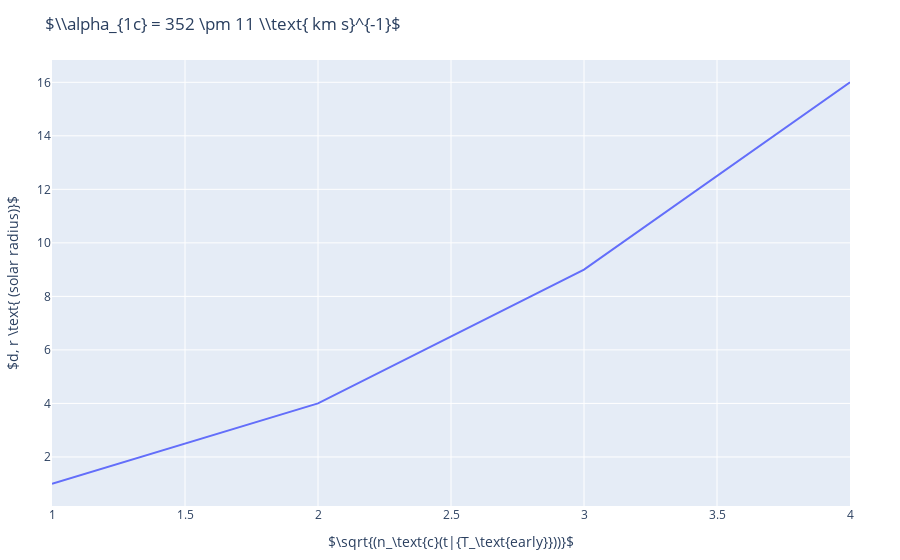

The notebook cell this image was saved under:
### Code cell
trace1 = scatter(
    x=[1, 2, 3, 4],
    y=[1, 4, 9, 16],
    mode="lines",
)

plot(trace1, Layout(
    xaxis_title=L"$\sqrt{(n_\text{c}(t|{T_\text{early}}))}$",
    yaxis_title=L"$d, r \text{ (solar radius)}$",
    title= L"\\alpha_{1c} = 352 \pm 11 \\text{ km s}^{-1}"
))

### Figure 1 — Plotly figure (JSON) as saved in the notebook; plotly's stock layout.template omitted (floating-point values rounded to 4 significant figures)
{"data": [{"mode": "lines", "type": "scatter", "x": [1, 2, 3, 4], "y": [1, 4, 9, 16]}], "layout": {"autosize": true, "margin": {"b": 50, "l": 50, "r": 50, "t": 60}, "title": {"text": "$\\\\alpha_{1c} = 352 \\pm 11 \\\\text{ km s}^{-1}$"}, "xaxis": {"autorange": true, "range": [1, 4], "title": {"text": "$\\sqrt{(n_\\text{c}(t|{T_\\text{early}}))}$"}, "type": "linear"}, "yaxis": {"autorange": true, "range": [0.1667, 16.83], "title": {"text": "$d, r \\text{ (solar radius)}$"}, "type": "linear"}}}
